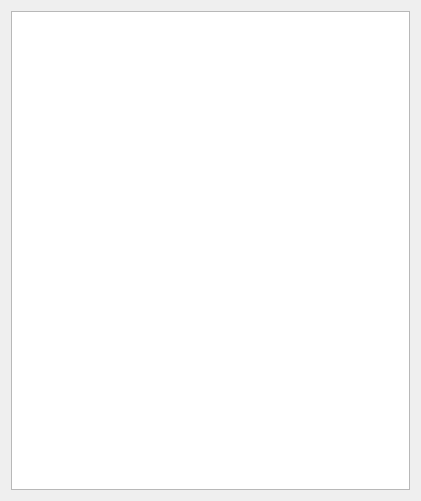
<?xml version="1.0" encoding="UTF-8"?>
<ui version="4.0">
 <class>SearchInfoStructWidget</class>
 <widget class="QWidget" name="SearchInfoStructWidget">
  <property name="geometry">
   <rect>
    <x>0</x>
    <y>0</y>
    <width>421</width>
    <height>501</height>
   </rect>
  </property>
  <property name="windowTitle">
   <string>Form</string>
  </property>
  <layout class="QGridLayout" name="gridLayout">
   <item row="0" column="0">
    <widget class="QListView" name="info_listview"/>
   </item>
  </layout>
 </widget>
 <resources/>
 <connections>
  <connection>
   <sender>info_listview</sender>
   <signal>activated(QModelIndex)</signal>
   <receiver>info_listview</receiver>
   <slot>update()</slot>
   <hints>
    <hint type="sourcelabel">
     <x>210</x>
     <y>104</y>
    </hint>
    <hint type="destinationlabel">
     <x>210</x>
     <y>104</y>
    </hint>
   </hints>
  </connection>
 </connections>
</ui>
